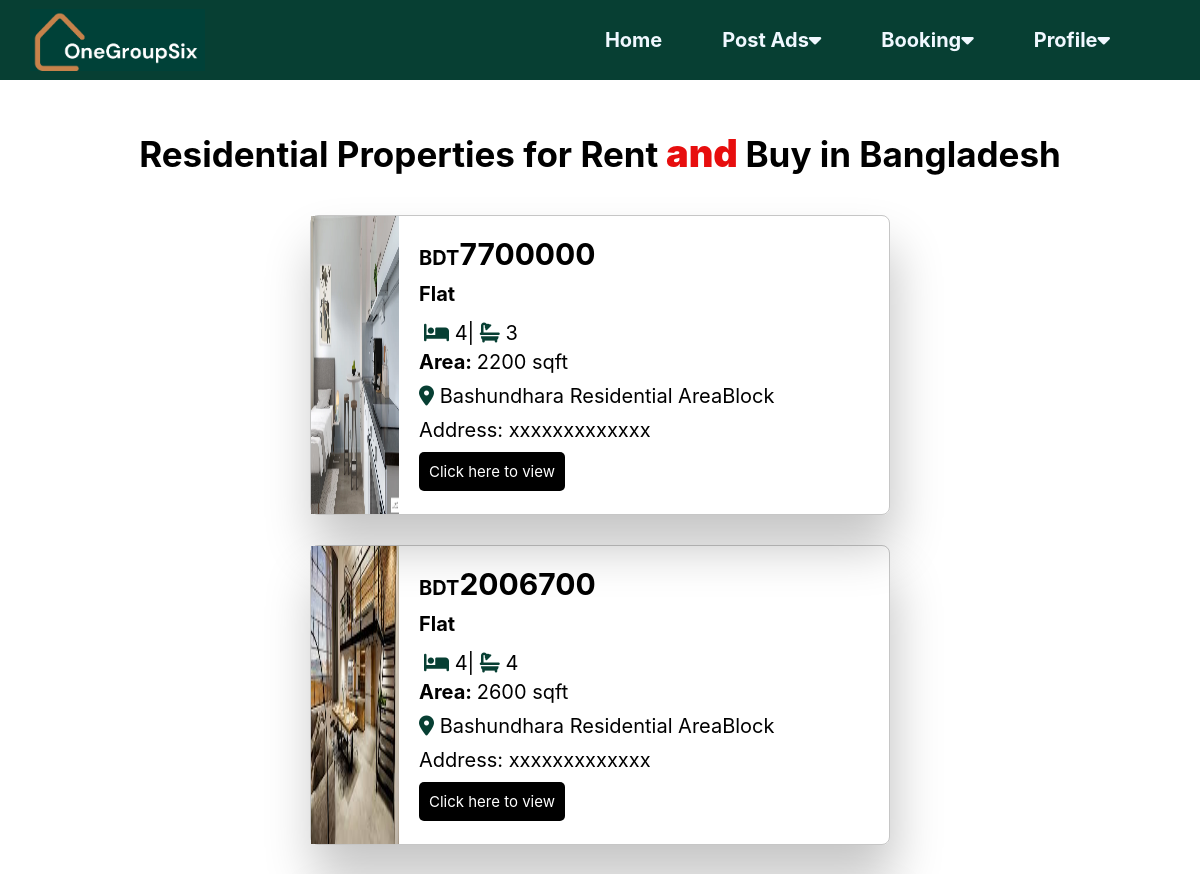
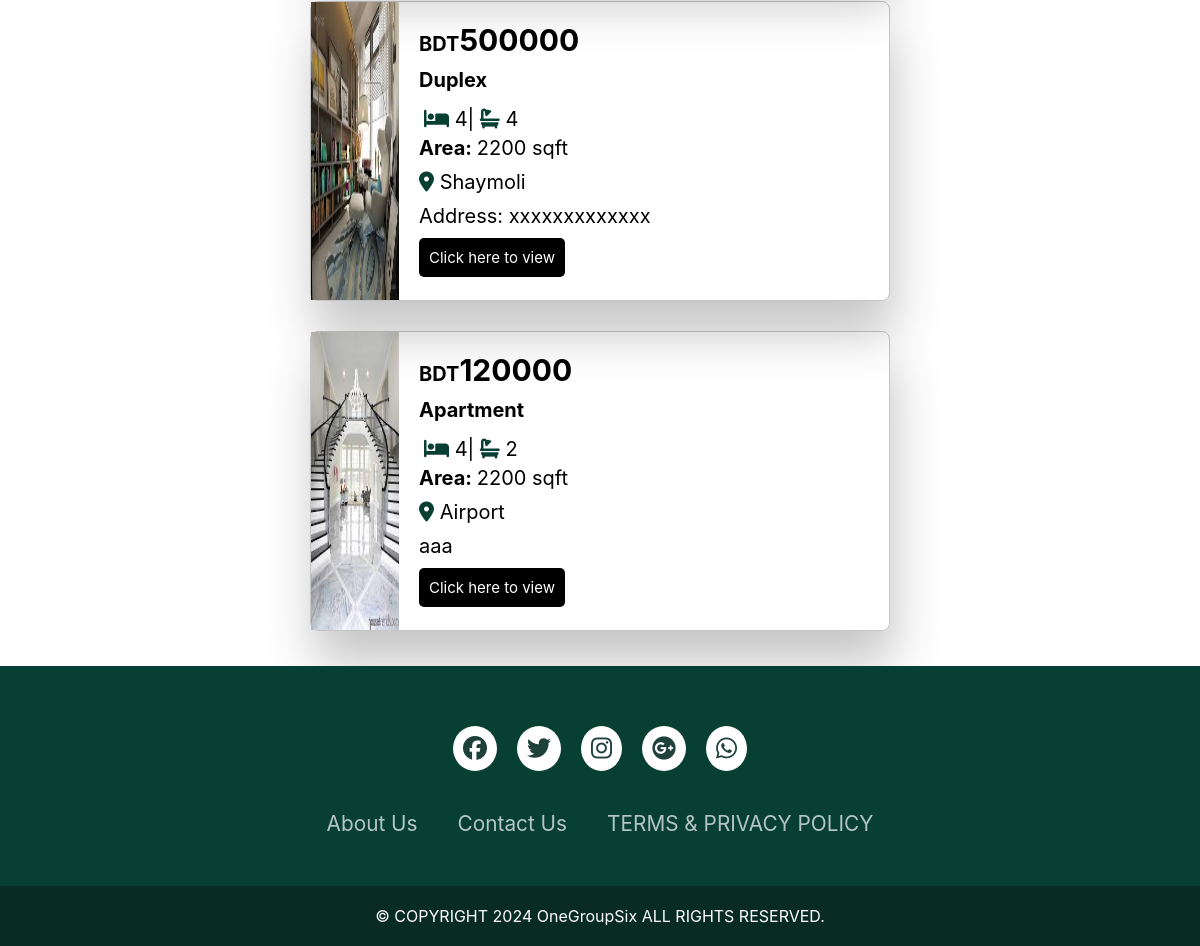
Page /fourbhk on the committed database (2 pictures, top to bottom).
### main_app/models.py (models this page shows, shortened)
class Property(models.Model):
    property_id = models.CharField(max_length=10, primary_key=True,unique=True)
    location = models.CharField(max_length=50)
    resident = models.CharField(max_length=50)
    status = models.CharField(max_length=50)
    price =  models.PositiveIntegerField()
    area = models.IntegerField()
    bed = models.IntegerField()
    bath = models.IntegerField()
    description =  models.TextField()
    image1 = models.ImageField(null=True, blank= True, upload_to='website_img/')
    image2 = models.ImageField(null=True, blank= True, upload_to='website_img/')
    entry_date = models.DateField(auto_now_add=True)

### main_app/views.py (the view)
# urls.py: path('fourbhk',views.fourbhk,name='fourbhk'),
def fourbhk(request):
    prop_list=Property.objects.filter(bed='4').values()
    return render(request, 'onebhk.html',{'prop_list':prop_list})

### main_app/templates/onebhk.html (shortened to what this page needs)
{% load static %}
<!DOCTYPE html>
<html lang="en">
<head>
    <link rel="stylesheet" href="https://cdnjs.cloudflare.com/ajax/libs/font-awesome/6.5.1/css/all.min.css" />
	<link rel="stylesheet" href="{% static 'product_view_user.css'%}">
</head>
<body>
    <div class="menu_bar">
        <img src="{% static 'Images/logo.png'%}" class="logo">
        <ul>
            <li><a href="dash_user">Home</a></li>
            <li>
                <a href="#">Post Ads<i class= "fa fa-caret-down"></i></a>
            </li>
            <li>
                <a href="#">Booking<i class= "fa fa-caret-down"></i></a>
            </li>
            <li>
                <a href="#">Profile<i class= "fa fa-caret-down"></i></a>
            </li>
        </ul>
    </div>
    <section id="feature">
        <div class="titele_text">
            <h1>Residential Properties for Rent<span> and </span>Buy in Bangladesh</h1>
        </div>
    </section>
    <div class="container">
        {%for prop in prop_list%}
        <div class="product-container">
            <div class="product-image">
              <img src={{prop.image1}} alt="Product Image">
            </div>
            <div class="product-details">
              <h3 class="price"><span class="bdt">BDT</span>{{prop.price}}</h3>
              <p class="rtype"><span class="Abold"> {{prop.resident}} </span></p>
              <div class="pinfo">
                <p class="bed"><span class="icon"> <i class="fa-solid fa-bed"></i></span> {{prop.bed}} </p>
                <p class="bath">  | <span class="icon"><i class="fa-solid fa-bath"></i></span>  {{prop.bath}}</p>
              </div>
              <p class="area"><span class="Abold">Area: </span> {{prop.area}} sqft</p>
              <p class="location"><span class="icon"><i class="fa-solid fa-location-dot"></i></span>  {{prop.location}}</p>
              <p class="property-decription">{{prop.description}}</p>
              <a href="#" class="view-link">Click here to view</a>
            </div>
        </div>
        {%endfor%}
    </div>
</body>
<footer>
    <div class="footerContainer">
        <div class="socialIcon">
            <a href="#"><i class="fa-brands fa-facebook"></i></a>
            <a href="#"><i class="fa-brands fa-twitter"></i></a>
            <a href="#"><i class="fa-brands fa-instagram"></i></a>
            <a href="#"><i class="fa-brands fa-google-plus"></i></a>
            <a href="#"><i class="fa-brands fa-whatsapp"></i></a>
        </div>
        <div class="footerNav">
            <ul>
                <li><a href="#">About Us</a></li>
                <li><a href="#">Contact Us</a></li>
                <li><a href="#">TERMS & PRIVACY POLICY</a></li>
            </ul>
        </div>
    </div>
    <div class="footerBottom">
        <p>&copy; COPYRIGHT 2024 OneGroupSix ALL RIGHTS RESERVED.<p>
    </div>
</footer>
</html>

### main_app/static/product_view_user.css (style rules this page uses)
* { margin: 0; padding: 0; box-sizing: border-box; }
body { font-family: Inter; overflow-y: scroll; }
.menu_bar { background-color: #073F33; height: 80px; width: 100%; display: flex; align-items: center; justify-content: space-between; padding: 0 5%; }
.logo { width: 175px; cursor: pointer; margin-left: -30px; }
.menu_bar ul { list-style: none; display: flex; }
.menu_bar ul li { padding: 10px 30px; position: relative; }
.menu_bar ul li a { color: aliceblue; text-decoration: none; font-weight: bold; font-size: 20px; }
#feature { width: 100%; padding: 50px 0; background-color:white; overflow:hidden }
.titele_text { position: absolute; margin-left: auto; margin-right: auto; left: 0; right: 0; text-align: center; padding-bottom: 10px; }
.titele_text h1 { margin: auto; font-size: 35px; font-weight:bolder; margin-bottom: 30px; }
.titele_text span { font-size: 38px; color: rgb(231, 14, 14); font-weight:bolder; border-width: solid; }
.container { min-height: 50vh; display: flex; flex-wrap: wrap; margin: 20px; align-items: center; justify-content: center; }
.product-container { display: flex; width: 50%; height: 300px; border-style:solid; border-color:rgba(26, 25, 25, 0.247); border-width: thin; box-shadow: 4px 2pc 50px rgba(0, 0, 0, 0.233); border-radius: 8px; margin: 15px; }
.product-image { position:-webkit-sticky; width: 400px; }
.product-image img { max-width: 100%; height: 298px; }
.product-details { flex: 1; padding: 20px; font-size: 20px; }
.pinfo { display: flex; padding: 5px 5px; }
.Abold { font-weight: bold; }
.icon { color: #073F33; font-size: 20px; }
.price { font-size: 30px; }
.bdt { font-size: 20px; }
.price, .rtype,.area, .location { margin: 0 0 10px 0; }
.property-decription { width: 450px; white-space:nowrap; overflow: hidden; text-overflow: ellipsis; }
.view-link { font-size: 15px; display: inline-block; background-color:black; color: #fff; padding: 10px 10px; text-decoration: none; border-radius: 5px; margin-top: 10px; }
footer { position: relative; left: 0; bottom: 0; width: 100%; background-color:#073F33; }
.footerContainer { padding: 50px 30px 20px; }
.socialIcon { display: flex; justify-content: center; }
.socialIcon a { text-decoration: none; padding: 10px; background-color:white ; margin: 10px; border-radius: 50%; }
.socialIcon a i { font-size: 1.5em; color: #062e25; opacity: 0.9; }
.footerNav { margin: 30px 0; }
.footerNav ul { display: flex; list-style: none; justify-content: center; }
.footerNav ul li a { color: white; margin: 20px; text-decoration: none; font-size: 1.3em; opacity: 0.7; transition: 0.5s; }
.footerBottom { background-color:#082b24; padding: 20px; text-align: center; }
.footerBottom p { color: white; }

### rows in the picture
Property: image1 (picture), price "7700000", resident "Flat", bed "4", bath "3", area "2200", location "Bashundhara Residential AreaBlock", description "Address: xxxxxxxxxxxxx"
Property: image1 (picture), price "2006700", resident "Flat", bed "4", bath "4", area "2600", location "Bashundhara Residential AreaBlock", description "Address: xxxxxxxxxxxxx"
Property: image1 (picture), price "500000", resident "Duplex", bed "4", bath "4", area "2200", location "Shaymoli", description "Address: xxxxxxxxxxxxx"
Property: shows a picture, price "120000", resident "Apartment", bed "4", bath "2", area "2200", location "Airport", description "aaa"
